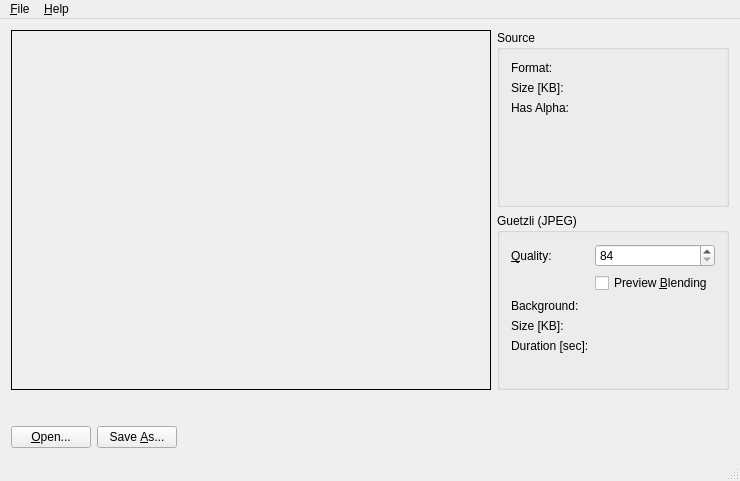
<?xml version="1.0" encoding="UTF-8"?>
<ui version="4.0">
 <class>MainWindow</class>
 <widget class="QMainWindow" name="MainWindow">
  <property name="geometry">
   <rect>
    <x>0</x>
    <y>0</y>
    <width>740</width>
    <height>481</height>
   </rect>
  </property>
  <property name="windowTitle">
   <string>Simple GuetzliGUI</string>
  </property>
  <widget class="QWidget" name="centralWidget">
   <layout class="QGridLayout" name="gridLayout">
    <item row="0" column="0">
     <layout class="QHBoxLayout" name="horizontalLayout">
      <item>
       <widget class="QLabel" name="imagePreviewLabel">
        <property name="sizePolicy">
         <sizepolicy hsizetype="Fixed" vsizetype="Fixed">
          <horstretch>0</horstretch>
          <verstretch>0</verstretch>
         </sizepolicy>
        </property>
        <property name="minimumSize">
         <size>
          <width>480</width>
          <height>360</height>
         </size>
        </property>
        <property name="maximumSize">
         <size>
          <width>480</width>
          <height>360</height>
         </size>
        </property>
        <property name="frameShape">
         <enum>QFrame::Box</enum>
        </property>
        <property name="text">
         <string/>
        </property>
        <property name="scaledContents">
         <bool>false</bool>
        </property>
        <property name="alignment">
         <set>Qt::AlignCenter</set>
        </property>
       </widget>
      </item>
      <item>
       <layout class="QVBoxLayout" name="verticalLayout">
        <item>
         <widget class="QGroupBox" name="groupBox">
          <property name="title">
           <string>Source</string>
          </property>
          <layout class="QFormLayout" name="formLayout_2">
           <item row="0" column="0">
            <widget class="QLabel" name="label">
             <property name="text">
              <string>Format:</string>
             </property>
            </widget>
           </item>
           <item row="0" column="1">
            <widget class="QLabel" name="sourceFormatLabel">
             <property name="text">
              <string/>
             </property>
            </widget>
           </item>
           <item row="1" column="0">
            <widget class="QLabel" name="label_2">
             <property name="text">
              <string>Size [KB]:</string>
             </property>
            </widget>
           </item>
           <item row="1" column="1">
            <widget class="QLabel" name="sourceSizeLabel">
             <property name="text">
              <string/>
             </property>
            </widget>
           </item>
           <item row="2" column="0">
            <widget class="QLabel" name="label_6">
             <property name="text">
              <string>Has Alpha:</string>
             </property>
            </widget>
           </item>
           <item row="2" column="1">
            <widget class="QLabel" name="hasAlphaLabel">
             <property name="text">
              <string/>
             </property>
            </widget>
           </item>
          </layout>
         </widget>
        </item>
        <item>
         <widget class="QGroupBox" name="groupBox_2">
          <property name="title">
           <string>Guetzli (JPEG)</string>
          </property>
          <layout class="QFormLayout" name="formLayout">
           <item row="0" column="0">
            <widget class="QLabel" name="label_4">
             <property name="text">
              <string>&amp;Quality:</string>
             </property>
             <property name="buddy">
              <cstring>qualitySpinBox</cstring>
             </property>
            </widget>
           </item>
           <item row="0" column="1">
            <widget class="QSpinBox" name="qualitySpinBox">
             <property name="suffix">
              <string/>
             </property>
             <property name="minimum">
              <number>84</number>
             </property>
             <property name="maximum">
              <number>100</number>
             </property>
             <property name="value">
              <number>84</number>
             </property>
            </widget>
           </item>
           <item row="4" column="0">
            <widget class="QLabel" name="label_3">
             <property name="text">
              <string>Size [KB]:</string>
             </property>
            </widget>
           </item>
           <item row="4" column="1">
            <widget class="QLabel" name="targetSizeLabel">
             <property name="text">
              <string/>
             </property>
            </widget>
           </item>
           <item row="5" column="0">
            <widget class="QLabel" name="label_5">
             <property name="text">
              <string>Duration [sec]:</string>
             </property>
            </widget>
           </item>
           <item row="5" column="1">
            <widget class="QLabel" name="durationLabel">
             <property name="text">
              <string/>
             </property>
            </widget>
           </item>
           <item row="2" column="0">
            <widget class="QLabel" name="label_7">
             <property name="text">
              <string>Background:</string>
             </property>
            </widget>
           </item>
           <item row="2" column="1">
            <widget class="QLabel" name="backgroundLabel">
             <property name="text">
              <string/>
             </property>
            </widget>
           </item>
           <item row="1" column="1">
            <widget class="QCheckBox" name="previewBlendingAlphaCheckBox">
             <property name="text">
              <string>Preview &amp;Blending</string>
             </property>
            </widget>
           </item>
          </layout>
         </widget>
        </item>
       </layout>
      </item>
     </layout>
    </item>
    <item row="1" column="0">
     <spacer name="verticalSpacer">
      <property name="orientation">
       <enum>Qt::Vertical</enum>
      </property>
      <property name="sizeHint" stdset="0">
       <size>
        <width>20</width>
        <height>22</height>
       </size>
      </property>
     </spacer>
    </item>
    <item row="2" column="0">
     <layout class="QHBoxLayout" name="horizontalLayout_2">
      <item>
       <widget class="QPushButton" name="openButton">
        <property name="toolTip">
         <string>Open image</string>
        </property>
        <property name="text">
         <string>&amp;Open...</string>
        </property>
       </widget>
      </item>
      <item>
       <widget class="QPushButton" name="saveButton">
        <property name="toolTip">
         <string>Save as guetzli image</string>
        </property>
        <property name="text">
         <string>Save &amp;As...</string>
        </property>
       </widget>
      </item>
      <item>
       <spacer name="horizontalSpacer">
        <property name="orientation">
         <enum>Qt::Horizontal</enum>
        </property>
        <property name="sizeHint" stdset="0">
         <size>
          <width>487</width>
          <height>20</height>
         </size>
        </property>
       </spacer>
      </item>
     </layout>
    </item>
   </layout>
  </widget>
  <widget class="QMenuBar" name="menuBar">
   <property name="geometry">
    <rect>
     <x>0</x>
     <y>0</y>
     <width>740</width>
     <height>21</height>
    </rect>
   </property>
   <widget class="QMenu" name="fileMenu">
    <property name="title">
     <string>&amp;File</string>
    </property>
    <addaction name="openAction"/>
    <addaction name="saveAsAction"/>
    <addaction name="separator"/>
    <addaction name="quitAction"/>
   </widget>
   <widget class="QMenu" name="menu_About">
    <property name="title">
     <string>&amp;Help</string>
    </property>
    <addaction name="aboutQtAction"/>
    <addaction name="showPluginInfoAction"/>
   </widget>
   <addaction name="fileMenu"/>
   <addaction name="menu_About"/>
  </widget>
  <widget class="QStatusBar" name="statusBar"/>
  <action name="openAction">
   <property name="text">
    <string>&amp;Open...</string>
   </property>
   <property name="toolTip">
    <string>Open image</string>
   </property>
   <property name="shortcut">
    <string>Ctrl+O</string>
   </property>
  </action>
  <action name="saveAsAction">
   <property name="text">
    <string>Save &amp;As...</string>
   </property>
   <property name="toolTip">
    <string>Save as guetzli image</string>
   </property>
   <property name="shortcut">
    <string>Ctrl+S</string>
   </property>
  </action>
  <action name="quitAction">
   <property name="text">
    <string>&amp;Quit</string>
   </property>
   <property name="shortcut">
    <string>Ctrl+Q</string>
   </property>
  </action>
  <action name="aboutQtAction">
   <property name="text">
    <string>About &amp;Qt</string>
   </property>
  </action>
  <action name="showPluginInfoAction">
   <property name="text">
    <string>&amp;Plugins...</string>
   </property>
  </action>
 </widget>
 <layoutdefault spacing="6" margin="11"/>
 <resources/>
 <connections>
  <connection>
   <sender>openButton</sender>
   <signal>clicked()</signal>
   <receiver>MainWindow</receiver>
   <slot>openImage()</slot>
   <hints>
    <hint type="sourcelabel">
     <x>84</x>
     <y>419</y>
    </hint>
    <hint type="destinationlabel">
     <x>21</x>
     <y>312</y>
    </hint>
   </hints>
  </connection>
  <connection>
   <sender>saveButton</sender>
   <signal>clicked()</signal>
   <receiver>MainWindow</receiver>
   <slot>saveImage()</slot>
   <hints>
    <hint type="sourcelabel">
     <x>165</x>
     <y>419</y>
    </hint>
    <hint type="destinationlabel">
     <x>313</x>
     <y>313</y>
    </hint>
   </hints>
  </connection>
  <connection>
   <sender>openAction</sender>
   <signal>triggered()</signal>
   <receiver>MainWindow</receiver>
   <slot>openImage()</slot>
   <hints>
    <hint type="sourcelabel">
     <x>-1</x>
     <y>-1</y>
    </hint>
    <hint type="destinationlabel">
     <x>209</x>
     <y>167</y>
    </hint>
   </hints>
  </connection>
  <connection>
   <sender>saveAsAction</sender>
   <signal>triggered()</signal>
   <receiver>MainWindow</receiver>
   <slot>saveImage()</slot>
   <hints>
    <hint type="sourcelabel">
     <x>-1</x>
     <y>-1</y>
    </hint>
    <hint type="destinationlabel">
     <x>209</x>
     <y>167</y>
    </hint>
   </hints>
  </connection>
  <connection>
   <sender>quitAction</sender>
   <signal>triggered()</signal>
   <receiver>MainWindow</receiver>
   <slot>close()</slot>
   <hints>
    <hint type="sourcelabel">
     <x>-1</x>
     <y>-1</y>
    </hint>
    <hint type="destinationlabel">
     <x>209</x>
     <y>167</y>
    </hint>
   </hints>
  </connection>
  <connection>
   <sender>aboutQtAction</sender>
   <signal>triggered()</signal>
   <receiver>MainWindow</receiver>
   <slot>aboutQt()</slot>
   <hints>
    <hint type="sourcelabel">
     <x>-1</x>
     <y>-1</y>
    </hint>
    <hint type="destinationlabel">
     <x>324</x>
     <y>228</y>
    </hint>
   </hints>
  </connection>
  <connection>
   <sender>showPluginInfoAction</sender>
   <signal>triggered()</signal>
   <receiver>MainWindow</receiver>
   <slot>showPluginInfo()</slot>
   <hints>
    <hint type="sourcelabel">
     <x>-1</x>
     <y>-1</y>
    </hint>
    <hint type="destinationlabel">
     <x>324</x>
     <y>228</y>
    </hint>
   </hints>
  </connection>
  <connection>
   <sender>previewBlendingAlphaCheckBox</sender>
   <signal>toggled(bool)</signal>
   <receiver>MainWindow</receiver>
   <slot>updateBlendPreview(bool)</slot>
   <hints>
    <hint type="sourcelabel">
     <x>651</x>
     <y>198</y>
    </hint>
    <hint type="destinationlabel">
     <x>369</x>
     <y>240</y>
    </hint>
   </hints>
  </connection>
 </connections>
 <slots>
  <slot>openImage()</slot>
  <slot>saveImage()</slot>
  <slot>aboutQt()</slot>
  <slot>showPluginInfo()</slot>
  <slot>updateImagePreview()</slot>
  <slot>updateBlendPreview(bool)</slot>
 </slots>
</ui>
